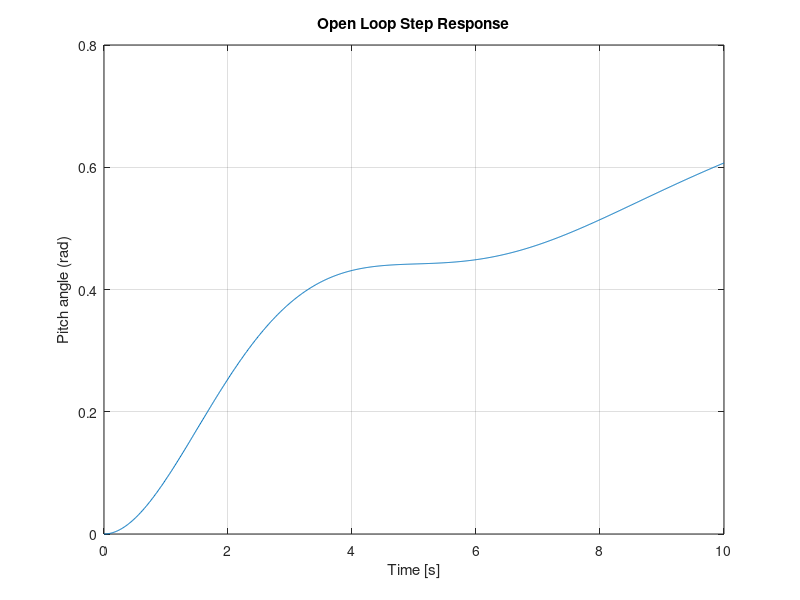
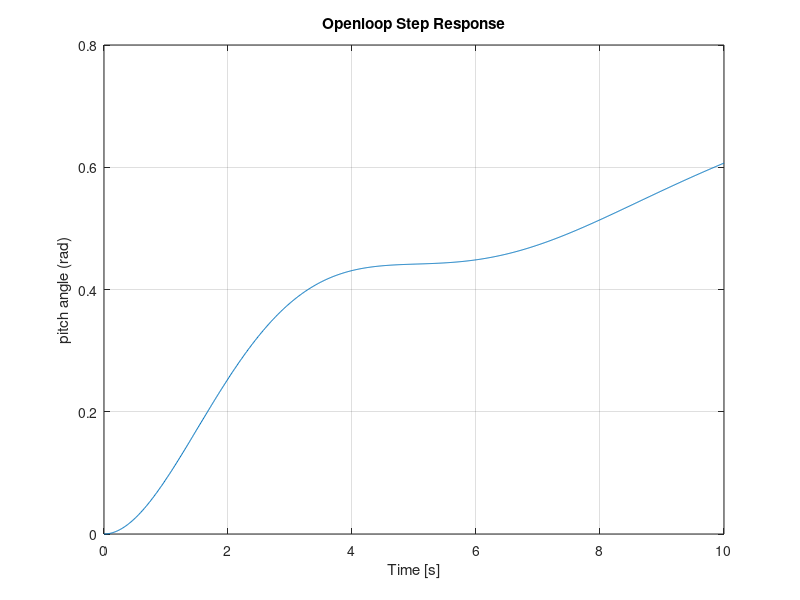
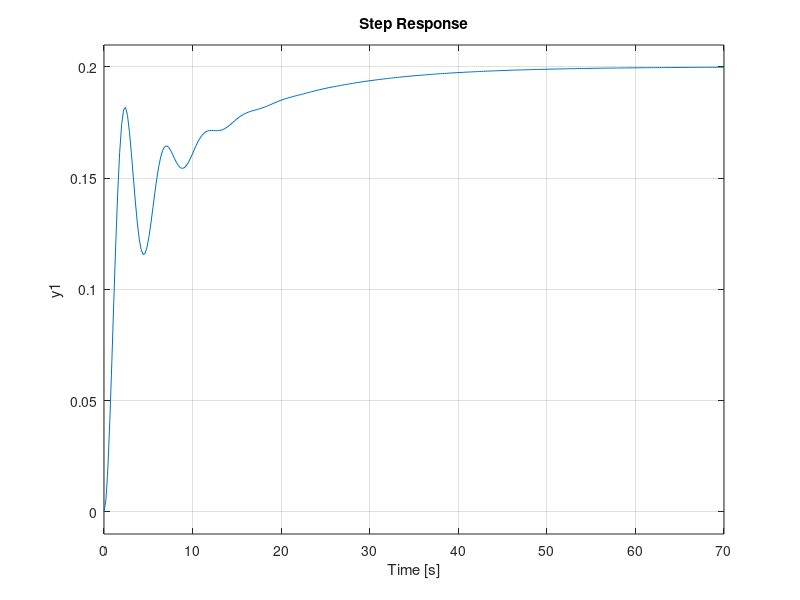

Here is the MATLAB script that generated these plots, in order:
clc; close all; clear;

s = tf('s');
P_pitch = (1.151*s+0.1774) / (s^3 + 0.739*s^2+0.921*s);
sys_cl = feedback(P_pitch,1);
t = 0:0.01:10;

figure(1)
step(0.2*P_pitch,t);
axis([0 10 0 0.8]);
ylabel('Pitch angle (rad)');
title("Open Loop Step Response");

A = [-0.313 56.7 0; 
-0.0139 -0.426 0; 
0 56.7 0];
B = [0.232; 0.0203; 0];
C = [0 0 1];
D = 0;
pitch_ss = ss(A,B,C,D);

figure(2)
step(0.2*pitch_ss,t)
axis([0 10 0 0.8]);
ylabel('pitch angle (rad)')
title("Openloop Step Response")

figure(3);
step(0.2*sys_cl);